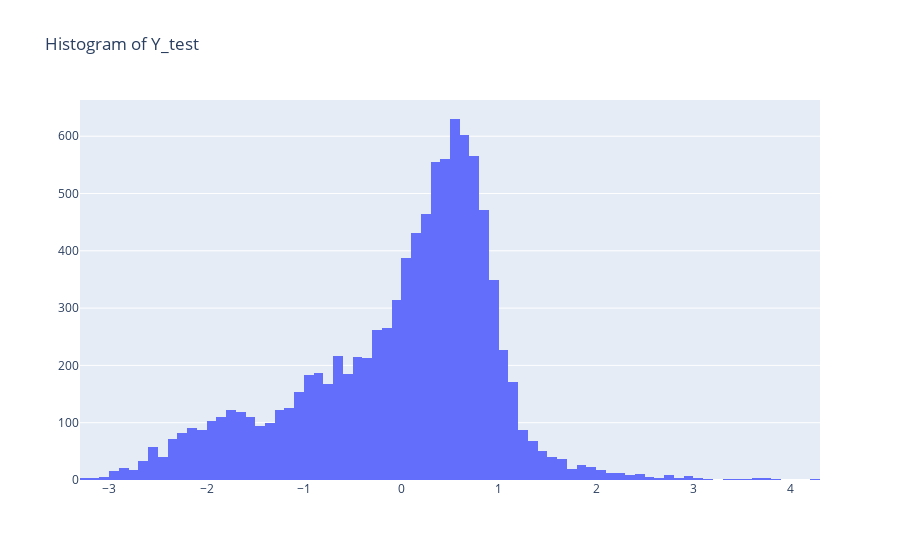

This figure's notebook cell:
### Code cell
# Assuming you have Y_test as the true target values

# Create the histogram trace
histogram_trace = go.Histogram(x=Y_test)

# Create the layout
layout = go.Layout(title='Histogram of Y_test')

# Create the figure
figure = go.Figure(data=[histogram_trace], layout=layout)

# Show the figure
figure.show()

### Figure 1 — Plotly figure (JSON) as saved in the notebook; plotly's stock layout.template omitted (floating-point values rounded to 4 significant figures; data arrays with more than 128 entries replaced by an {"elided": "..."} marker saying what was removed)
{"data": [{"type": "histogram", "x": {"elided": "9767 float values"}}], "layout": {"title": {"text": "Histogram of Y_test"}}}
